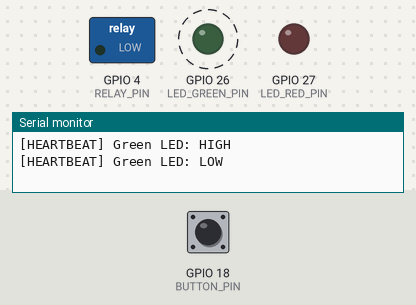
Bench run of a sketch on a simulated ESP32. On the bench: switched loads named in the sketch (green lamp = pin HIGH), output pins drawn as LEDs (lit = HIGH), the last lines printed to the serial monitor. Dashed ring = blinking. The test bench sets the inputs (shaded band); at power-on: GPIO 18 (BUTTON_PIN) HIGH.

Above: at 2.2 s.
2.3 s: GPIO 18 (BUTTON_PIN) pulled LOW for 3.2 s
At 3.69 s:
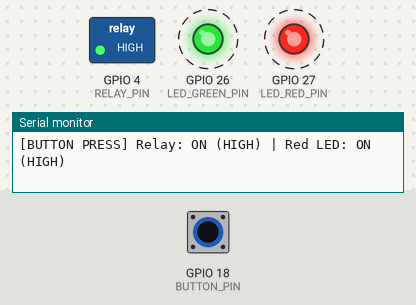
At 6.8 s:
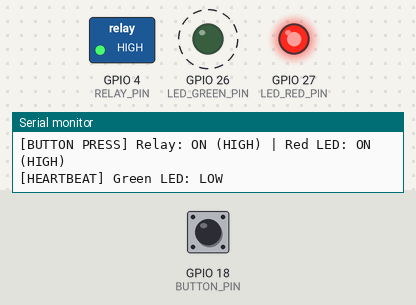
7.0 s: GPIO 18 (BUTTON_PIN) pulled LOW for 0.15 s
At 7.6 s:
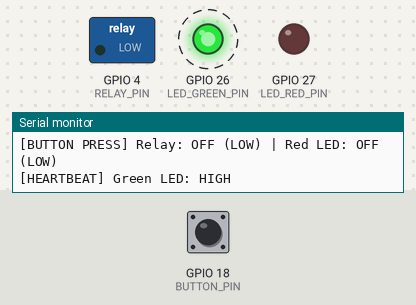
Timing chart, 0 to 16.1 s (numbered marks = the images above; inputs shaded):
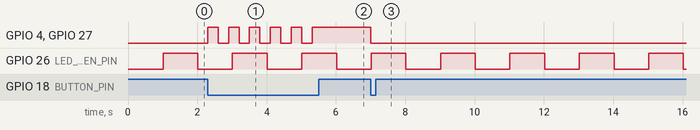

Measured:
- after the input at 2.3 s, GPIO 4 (RELAY_PIN), GPIO 27 (LED_RED_PIN): alternates HIGH for 0.30 s and LOW for 0.30 s, 11 changes in all, then stays HIGH, starting at once
- after the input at 7.0 s, GPIO 4 (RELAY_PIN), GPIO 27 (LED_RED_PIN): HIGH → LOW at once
- by itself, GPIO 26 (LED_GREEN_PIN): alternates HIGH for 1.0 s and LOW for 1.0 s

The sketch:

hardware_test.ino
```cpp
/*
 * GridGuard ESP32 Standalone Hardware Diagnostic Test Sketch
 * Pin Assignments:
 *  - RELAY_PIN       : Pin 4  (Transistor Relay Control)
 *  - BUTTON_PIN      : Pin 18 (Physical Push Button to GND)
 *  - LED_GREEN_PIN   : Pin 26 (Connection Green LED)
 *  - LED_RED_PIN     : Pin 27 (Load State Red LED)
 */

#define RELAY_PIN 4
#define BUTTON_PIN 18
#define LED_GREEN_PIN 26
#define LED_RED_PIN 27

bool relayState = false;
unsigned long lastButtonPress = 0;
unsigned long lastBlink = 0;
bool greenState = false;

void setup() {
  Serial.begin(115200);
  delay(1000);
  Serial.println("\n==========================================");
  Serial.println("  GridGuard ESP32 Hardware Test Started");
  Serial.println("==========================================");

  pinMode(RELAY_PIN, OUTPUT);
  pinMode(BUTTON_PIN, INPUT_PULLUP);
  pinMode(LED_GREEN_PIN, OUTPUT);
  pinMode(LED_RED_PIN, OUTPUT);

  // Initial State: OFF
  digitalWrite(RELAY_PIN, LOW);
  digitalWrite(LED_RED_PIN, LOW);
  digitalWrite(LED_GREEN_PIN, LOW);

  Serial.println("System Ready. Press the Push Button to toggle Relay & Red LED!");
}

void loop() {
  // 1. Push Button & Relay Test (Debounced)
  if (digitalRead(BUTTON_PIN) == LOW) {
    if (millis() - lastButtonPress > 300) { // 300ms Debounce
      lastButtonPress = millis();
      relayState = !relayState;

      digitalWrite(RELAY_PIN, relayState ? HIGH : LOW);
      digitalWrite(LED_RED_PIN, relayState ? HIGH : LOW);

      Serial.printf("[BUTTON PRESS] Relay: %s | Red LED: %s\n",
                    relayState ? "ON (HIGH)" : "OFF (LOW)",
                    relayState ? "ON (HIGH)" : "OFF (LOW)");
    }
  }

  // 2. Green LED Blink Test (Every 1 second)
  if (millis() - lastBlink > 1000) {
    lastBlink = millis();
    greenState = !greenState;
    digitalWrite(LED_GREEN_PIN, greenState ? HIGH : LOW);
    Serial.printf("[HEARTBEAT] Green LED: %s\n", greenState ? "HIGH" : "LOW");
  }
}
```
